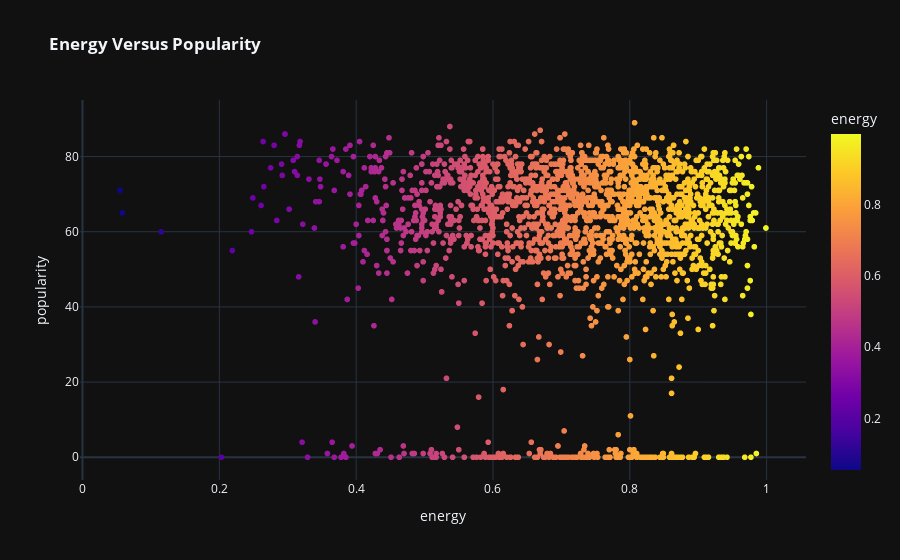

The cell this chart's notebook holds for it:
### Code cell
px.scatter(df, x = 'energy', y = 'popularity', color = 'energy', color_continuous_scale=px.colors.sequential.Plasma, template = 'plotly_dark', title = ' <b> Energy Versus Popularity')

### Figure 1 — Plotly figure (JSON) as saved in the notebook; plotly's stock layout.template omitted (floating-point values rounded to 4 significant figures; data arrays with more than 128 entries replaced by an {"elided": "..."} marker saying what was removed)
{"data": [{"hovertemplate": "energy=%{marker.color}<br>popularity=%{y}<extra></extra>", "legendgroup": "", "marker": {"color": {"elided": "2000 float values"}, "coloraxis": "coloraxis", "symbol": "circle"}, "mode": "markers", "name": "", "showlegend": false, "x": {"elided": "2000 float values"}, "xaxis": "x", "y": {"elided": "2000 int values"}, "yaxis": "y", "type": "scattergl"}], "layout": {"xaxis": {"anchor": "y", "domain": [0.0, 1.0], "title": {"text": "energy"}}, "yaxis": {"anchor": "x", "domain": [0.0, 1.0], "title": {"text": "popularity"}}, "coloraxis": {"colorbar": {"title": {"text": "energy"}}, "colorscale": [[0.0, "#0d0887"], [0.1111, "#46039f"], [0.2222, "#7201a8"], [0.3333, "#9c179e"], [0.4444, "#bd3786"], [0.5556, "#d8576b"], [0.6667, "#ed7953"], [0.7778, "#fb9f3a"], [0.8889, "#fdca26"], [1.0, "#f0f921"]]}, "legend": {"tracegroupgap": 0}, "title": {"text": " <b> Energy Versus Popularity"}}}
